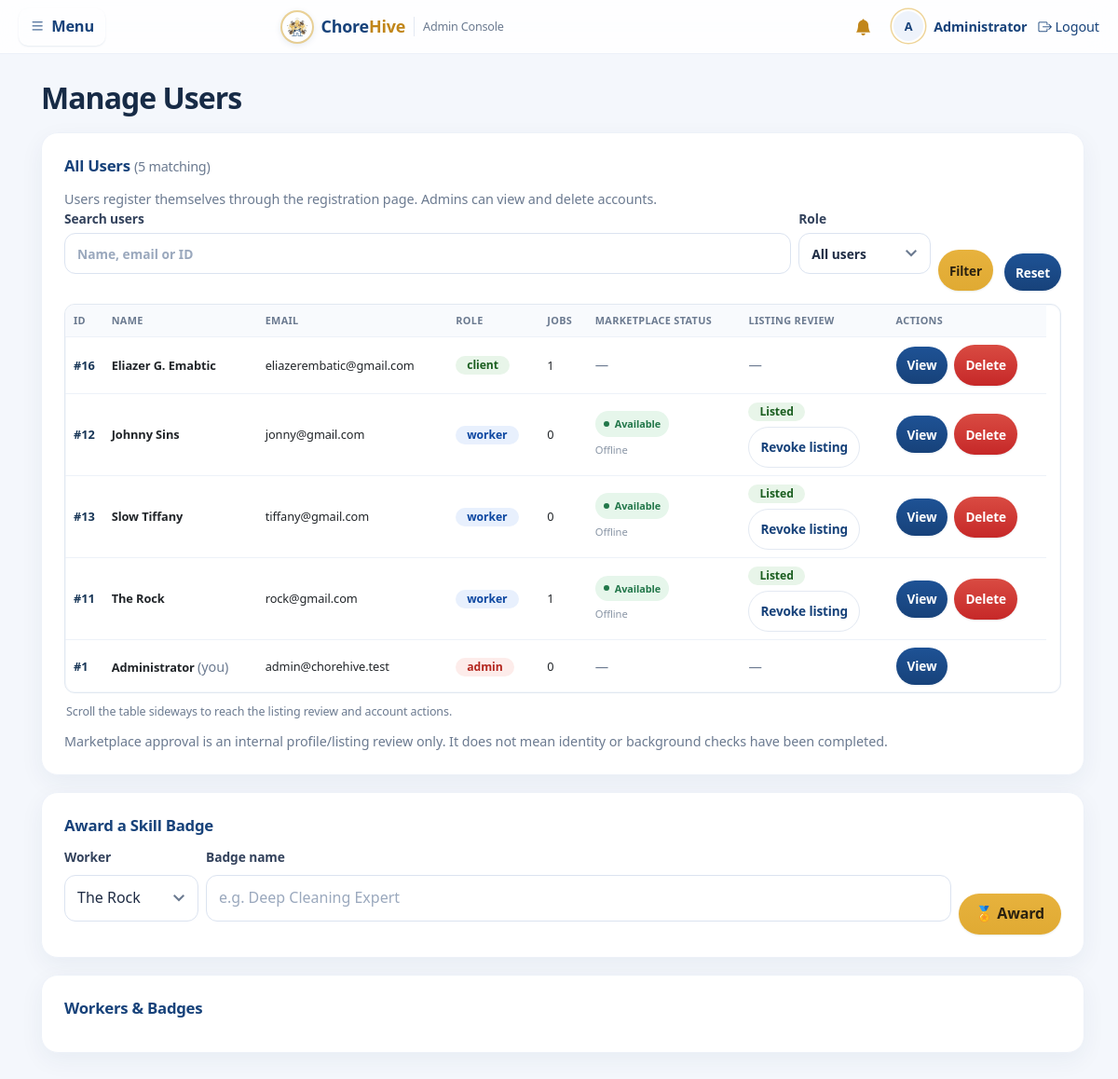
The page /admin/users.php (signed in) on the database its author committed.
### tables this page shows
CREATE TABLE users (
  id INT AUTO_INCREMENT PRIMARY KEY,
  name VARCHAR(100) NOT NULL,
  email VARCHAR(120) NOT NULL UNIQUE,
  password VARCHAR(255) NOT NULL,
  role ENUM('client','worker','admin') NOT NULL DEFAULT 'client',
  worker_approved TINYINT(1) NOT NULL DEFAULT 0,
  phone VARCHAR(30),
  address VARCHAR(255),
  city VARCHAR(100) NULL,
  bio TEXT,
  avatar VARCHAR(255) NULL,
  is_new TINYINT(1) DEFAULT 1,
  created_at TIMESTAMP DEFAULT CURRENT_TIMESTAMP
);

### config.php (called while the page is built, shortened)
<?php
function e($s) { return htmlspecialchars($s ?? '', ENT_QUOTES, 'UTF-8'); }
function current_user() { return $_SESSION['user'] ?? null; }

### admin/users.php (the view, shortened to what this page needs)
<?php
require '../config.php';
require '../layout.php';
$userSearch = trim((string)($_GET['q'] ?? ''));
$userWhere = [];
$userWhereSql = $userWhere ? ' WHERE '.implode(' AND ',$userWhere) : '';
$res = $conn->query("SELECT u.*,
  CASE WHEN u.role='worker' THEN (SELECT COUNT(*) FROM bookings b WHERE b.worker_id=u.id)
       ELSE (SELECT COUNT(*) FROM bookings b WHERE b.client_id=u.id) END jobs,
  (SELECT COUNT(*) FROM bookings ba WHERE ba.worker_id=u.id AND ba.status IN ('assigned','in_progress','awaiting_verification')) active_worker_jobs,
  (SELECT last_seen FROM worker_presence wp WHERE wp.worker_id=u.id) worker_last_seen
  FROM users u $userWhereSql ORDER BY u.role, u.name");
$workers = $conn->query("SELECT id,name FROM users WHERE role='worker'")->fetch_all(MYSQLI_ASSOC);
?>
<h1>Manage Users</h1>
<div class="card">
  <h2>All Users <span class="muted" style="font-weight:400;">(<?= (int)$res->num_rows ?> matching)</span></h2>
  <p class="muted">Users register themselves through the registration page. Admins can view and delete accounts.</p>
  <form method="get" style="display:flex;gap:8px;flex-wrap:wrap;align-items:end;margin-bottom:14px;">
    <label style="flex:1;min-width:200px;">Search users<input name="q" value="<?= e($userSearch) ?>" placeholder="Name, email or ID"></label>
    <label>Role<select name="role"><option value="">All users</option></select></label>
    <button class="btn btn-sm">Filter</button><a class="btn btn-sm btn-sec" href="users.php">Reset</a>
  </form>
  <div class="table-wrap">
  <table class="users-table">
    <tr><th>ID</th><th>Name</th><th>Email</th><th>Role</th><th>Jobs</th><th>Marketplace status</th><th>Listing review</th><th>Actions</th></tr>
    <?php while ($usr = $res->fetch_assoc()): ?>
      <tr>
        <td class="user-id">#<?= (int)$usr['id'] ?></td>
        <td><b><?= e($usr['name']) ?></b><?= $usr['id'] == $u['id'] ? ' <span class="muted">(you)</span>' : '' ?></td>
        <td class="user-email"><?= e($usr['email']) ?></td>
        <td><span class="badge <?= $usr['role']==='admin' ? 'err' : ($usr['role']==='worker' ? 'info' : 'ok') ?>"><?= e($usr['role']) ?></span></td>
        <td><?= (int)$usr['jobs'] ?></td>
        <td><?php if ($usr['role'] === 'worker'): $isOnline = !empty($usr['worker_last_seen']) && strtotime($usr['worker_last_seen']) >= time()-300; $isBusy = (int)$usr['active_worker_jobs'] > 0; ?><span class="availability-pill <?= $isBusy ? 'busy' : 'available' ?>"><i></i><?= $isBusy ? 'Busy' : 'Available' ?></span><small class="admin-worker-presence <?= $isOnline ? 'is-online' : '' ?>"><?= $isOnline ? 'Recently active' : 'Offline' ?></small><?php else: ?><span class="muted">—</span><?php endif; ?></td>
        <td><?php if ($usr['role'] === 'worker'): ?>
          <span class="badge <?= (int)$usr['worker_approved'] ? 'ok' : 'warn' ?>"><?= (int)$usr['worker_approved'] ? 'Listed' : 'Pending review' ?></span>
          <form method="post" style="margin-top:6px;" data-confirm="<?= (int)$usr['worker_approved'] ? 'Remove this profile from public worker listings?' : 'Approve this profile for marketplace listing?' ?>" data-confirm-title="Marketplace listing">
            <?php if ((int)$usr['worker_approved']): ?>
              <button name="revoke_worker" value="<?= (int)$usr['id'] ?>" class="btn btn-sm btn-outline">Revoke listing</button>
            <?php else: ?>
              <button name="approve_worker" value="<?= (int)$usr['id'] ?>" class="btn btn-sm">Approve listing</button>
            <?php endif; ?>
          </form>
        <?php else: ?><span class="muted">—</span><?php endif; ?></td>
        <td>
          <div class="actions">
            <a class="btn btn-sm btn-sec" href="user_view.php?id=<?= $usr['id'] ?>">View</a>
            <?php if ($usr['id'] != $u['id']): ?>
            <form method="post" data-confirm="Delete <?= e($usr['name']) ?>? This also removes their bookings, photos and feedback." data-confirm-title="Delete user" data-confirm-yes="Yes, delete">
              <?= csrf_field() ?><button name="delete" value="<?= $usr['id'] ?>" class="btn btn-sm btn-danger">Delete</button>
            </form>
            <?php endif; ?>
          </div>
        </td>
      </tr>
    <?php endwhile; ?>
  </table>
  </div>
  <p class="table-scroll-hint">Scroll the table sideways to reach the listing review and account actions.</p>
  <p class="muted" style="margin-top:10px;">Marketplace approval is an internal profile/listing review only. It does not mean identity or background checks have been completed.</p>
</div>
<div class="card">
  <h2>Award a Skill Badge</h2>
  <form method="post" style="display:flex;gap:8px;align-items:end;flex-wrap:wrap;">
    <div><label>Worker</label>
      <select name="worker_id"><?php foreach ($workers as $w): ?><option value="<?= $w['id'] ?>"><?= e($w['name']) ?></option><?php endforeach; ?></select>
    </div>
    <div style="flex:1;"><label>Badge name</label><input name="badge_name" maxlength="80" placeholder="e.g. Deep Cleaning Expert" required></div>
    <button name="award" value="1">🏅 Award</button>
  </form>
</div>
<div class="card">
  <h2>Workers &amp; Badges</h2>
</div>
<?php require '../footer.php'; ?>

### layout.php (style rules this page uses)
:root { --navy:#17427a; --navy-dark:#0f2d55; --honey:#e0aa33; --honey-dark:#c1861a; --dark:#17427a; --bg:#f4f7fc; --card:#fff; --ink:#1f2c44; --muted:#6b7a90; --line:#e3e9f2; --line-2:#edf1f8; --ok:#2e7d32; --warn:#b7791f; --err:#c62828; --info:#1565c0; --ok-bg:#e8f5e9; --warn-bg:#fdf3e3; --err-bg:#fdecea; --info-bg:#e8f0fd; --radius:16px; --radius-sm:10px; --radius-pill:999px; --shadow-sm:0 1px 2px rgba(23,66,122,.06), 0 1px 3px rgba(23,66,122,.04); --shadow:0 1px 2px rgba(23,66,122,.05), 0 6px 20px rgba(23,66,122,.07); --shadow-lg:0 12px 38px rgba(23,66,122,.15); --ring:0 0 0 3px rgba(224,170,51,.35); --ease:cubic-bezier(.4,0,.2,1); --fast:.15s; --med:.25s; --slow:.45s; }
* ,*::before,*::after { box-sizing:border-box; }
body,h1,h2,h3,h4,h5,p,ul,ol,figure { margin:0; }
html { -webkit-text-size-adjust:100%; scroll-behavior:smooth; }
body { font-family:'Segoe UI',system-ui,-apple-system,sans-serif; background:var(--bg); color:var(--ink); min-height:100vh; line-height:1.55; letter-spacing:-.005em; -webkit-font-smoothing:antialiased; }
.card { background:var(--card); border:1px solid var(--line-2); border-radius:var(--radius); padding:24px; margin-bottom:18px; box-shadow:var(--shadow); transition:box-shadow var(--med) var(--ease), border-color var(--med) var(--ease); }
h1 { font-size:1.6rem; margin-bottom:14px; letter-spacing:-.022em; line-height:1.25; }
h2 { font-size:1.05rem; color:var(--navy); margin-bottom:12px; letter-spacing:-.01em; }
input,select,textarea { width:100%; padding:11px 13px; margin:6px 0 14px; border:1.5px solid #dbe3f0; border-radius:var(--radius-sm); font:inherit; color:var(--ink); background:#fff; transition:border-color var(--fast) var(--ease), box-shadow var(--fast) var(--ease); }
input::placeholder, textarea::placeholder { color:#9aa8bd; }
select { appearance:none; -webkit-appearance:none; cursor:pointer; padding-right:38px; background-repeat:no-repeat; background-position:right 14px center; }
button,.btn { background:linear-gradient(180deg,#e7b23d,var(--honey)); color:#2a2110; border:0; padding:10px 18px; border-radius:var(--radius-sm); cursor:pointer; text-decoration:none; display:inline-block; font:inherit; font-weight:600; box-shadow:0 1px 2px rgba(23,66,122,.1); transition:transform var(--fast) var(--ease), box-shadow var(--med) var(--ease), background var(--fast) var(--ease); }
.btn-sm { padding:7px 13px; font-size:.85rem; border-radius:9px; }
.btn-sec { background:linear-gradient(180deg,#1e5295,var(--navy)); color:#fff; }
.btn-danger { background:linear-gradient(180deg,#d94b42,var(--err)); color:#fff; }
.btn-outline { background:transparent; color:var(--navy); box-shadow:none; border:1.5px solid var(--line); }
.table-wrap { overflow-x:auto; border:1px solid var(--line-2); border-radius:var(--radius-sm); background:var(--card); }
table { width:100%; border-collapse:collapse; margin-top:0; min-width:520px; }
th,td { text-align:left; padding:12px 14px; border-bottom:1px solid var(--line-2); font-size:.92rem; vertical-align:middle; }
th { color:var(--muted); font-size:.73rem; text-transform:uppercase; letter-spacing:.07em; font-weight:700; background:#f8fafd; }
tbody tr { transition:background var(--fast) var(--ease); }
tbody tr:last-child td { border-bottom:0; }
.badge { display:inline-flex; align-items:center; padding:4px 12px; border-radius:var(--radius-pill); font-size:.76rem; font-weight:600; white-space:nowrap; }
.ok { background:var(--ok) }
.err { background:var(--err) }
.info { background:var(--info) }
.badge.ok { background:var(--ok-bg);color:#1b5e20 }
.badge.err { background:var(--err-bg);color:#b3261e }
.badge.info { background:var(--info-bg);color:#0d47a1 }
label { font-size:.86rem; font-weight:600; color:#33425c; }
.muted { color:var(--muted); font-size:.9rem; }
.actions { display:flex; gap:9px; flex-wrap:wrap; align-items:center; }
body.adminpage { font-family:'Segoe UI',system-ui,-apple-system,sans-serif; }
body { font-family:'Inter','Segoe UI',system-ui,-apple-system,sans-serif; }
.card { border:1px solid var(--line-2); border-radius:20px; box-shadow:var(--shadow); transition:box-shadow var(--med) var(--ease), transform var(--med) var(--ease); }
h1 { font-weight:800; letter-spacing:-.025em; }
.btn, button { border-radius:var(--radius-pill); }
th { text-transform:uppercase; font-size:.72rem; letter-spacing:.07em; color:var(--muted); }
body.adminpage table { min-width:0; }
body.adminpage .card { padding:24px; }
body.adminpage .table-wrap { border:0; }

### rows shown on the page
users: id "16", name "Eliazer G. Emabtic", email "eliazerembatic@gmail.com", role "client", jobs "1"
users: id "12", name "Johnny Sins", email "jonny@gmail.com", role "worker", jobs "0", shows "Available", shows "Offline", worker_approved "Listed"
users: id "13", name "Slow Tiffany", email "tiffany@gmail.com", role "worker", jobs "0", shows "Available", shows "Offline", worker_approved "Listed"
users: id "11", name "The Rock", email "rock@gmail.com", role "worker", jobs "1", shows "Available", shows "Offline", worker_approved "Listed"
users: id "1", name "Administrator", shows "(you)", email "admin@chorehive.test", role "admin", jobs "0"

### other values the page prints
initials($u['name']) "A"
$u['name'] "Administrator"
$res->num_rows "5"
form field worker_id "The Rock"
